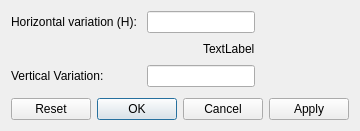
<?xml version="1.0" encoding="UTF-8"?>
<ui version="4.0">
 <class>GeoDataRiverCrosssectionAltitudeMoveDialog</class>
 <widget class="QDialog" name="GeoDataRiverCrosssectionAltitudeMoveDialog">
  <property name="geometry">
   <rect>
    <x>0</x>
    <y>0</y>
    <width>336</width>
    <height>131</height>
   </rect>
  </property>
  <property name="windowTitle">
   <string>Move Elevation Point</string>
  </property>
  <layout class="QVBoxLayout" name="verticalLayout">
   <item>
    <layout class="QHBoxLayout" name="horizontalLayout_2">
     <item>
      <layout class="QGridLayout" name="gridLayout">
       <item row="0" column="0">
        <widget class="QLabel" name="horizontalLabel">
         <property name="text">
          <string>Horizontal variation (H): </string>
         </property>
        </widget>
       </item>
       <item row="0" column="1">
        <widget class="RealNumberEditWidget" name="horizontalEdit"/>
       </item>
       <item row="1" column="0" colspan="2">
        <layout class="QHBoxLayout" name="horizontalLayout">
         <item>
          <spacer name="horizontalSpacer">
           <property name="orientation">
            <enum>Qt::Horizontal</enum>
           </property>
           <property name="sizeHint" stdset="0">
            <size>
             <width>40</width>
             <height>20</height>
            </size>
           </property>
          </spacer>
         </item>
         <item>
          <widget class="QLabel" name="horizontalNote">
           <property name="text">
            <string>TextLabel</string>
           </property>
          </widget>
         </item>
        </layout>
       </item>
       <item row="2" column="0">
        <widget class="QLabel" name="verticalLabel">
         <property name="text">
          <string>Vertical Variation:</string>
         </property>
        </widget>
       </item>
       <item row="2" column="1">
        <widget class="RealNumberEditWidget" name="verticalEdit"/>
       </item>
      </layout>
     </item>
     <item>
      <spacer name="horizontalSpacer_2">
       <property name="orientation">
        <enum>Qt::Horizontal</enum>
       </property>
       <property name="sizeHint" stdset="0">
        <size>
         <width>40</width>
         <height>20</height>
        </size>
       </property>
      </spacer>
     </item>
    </layout>
   </item>
   <item>
    <spacer name="verticalSpacer">
     <property name="orientation">
      <enum>Qt::Vertical</enum>
     </property>
     <property name="sizeHint" stdset="0">
      <size>
       <width>20</width>
       <height>0</height>
      </size>
     </property>
    </spacer>
   </item>
   <item>
    <widget class="QDialogButtonBox" name="buttonBox">
     <property name="orientation">
      <enum>Qt::Horizontal</enum>
     </property>
     <property name="standardButtons">
      <set>QDialogButtonBox::Apply|QDialogButtonBox::Cancel|QDialogButtonBox::Ok|QDialogButtonBox::Reset</set>
     </property>
    </widget>
   </item>
  </layout>
 </widget>
 <customwidgets>
  <customwidget>
   <class>RealNumberEditWidget</class>
   <extends>QLineEdit</extends>
   <header>guibase/realnumbereditwidget.h</header>
  </customwidget>
 </customwidgets>
 <resources/>
 <connections>
  <connection>
   <sender>buttonBox</sender>
   <signal>accepted()</signal>
   <receiver>GeoDataRiverCrosssectionAltitudeMoveDialog</receiver>
   <slot>accept()</slot>
   <hints>
    <hint type="sourcelabel">
     <x>248</x>
     <y>254</y>
    </hint>
    <hint type="destinationlabel">
     <x>157</x>
     <y>274</y>
    </hint>
   </hints>
  </connection>
  <connection>
   <sender>buttonBox</sender>
   <signal>rejected()</signal>
   <receiver>GeoDataRiverCrosssectionAltitudeMoveDialog</receiver>
   <slot>reject()</slot>
   <hints>
    <hint type="sourcelabel">
     <x>316</x>
     <y>260</y>
    </hint>
    <hint type="destinationlabel">
     <x>286</x>
     <y>274</y>
    </hint>
   </hints>
  </connection>
 </connections>
</ui>
